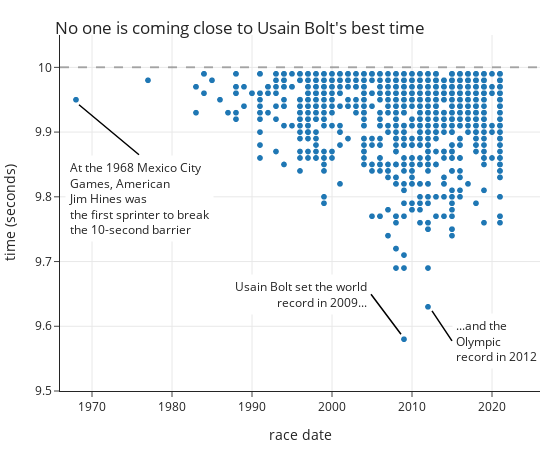

Notebook code cell kept with this figure:
### Markdown cell above
When we want to prepare a plot for other people to read, we consider the
plot's takeaway message. In this case, our main message is two-fold: the best runners have been getting faster over the past 50 years, and Usain Bolt's remarkable record time of 9.58 seconds set in 2009 remains untouched.
(In fact, the second-best race time also belongs to Bolt.)
We provide context to this plot by adding a title that directly states 
the main takeaway, units of measurement in the y-axis label, and annotations to key points in the scatter plot, including the two best race times that belong to Usain Bolt.
In addition, we add a horizontal reference line at 10 seconds to clarify that only times below 10 seconds are plotted, and we use a special symbol for the world record time to draw the reader's attention to this crucial point.

### Code cell
#title_100 = to_plotly_text('''No one is coming close to Usain Bolt's best times
#<sup>All times under 10 seconds in the outdoor men's 100-meter sprint,
#included are times from only electronic readings and under regular wind conditions</sup>''')

title_101 = "No one is coming close to Usain Bolt's best time"


fig = px.scatter(run, x='year', y='time', hover_name='name',
                 width=550, height=450)
fig.update_yaxes(range=[9.5, 10.05], title="time (seconds)")
fig.update_xaxes(range=[1966, 2026], title="race date")
margin(fig, t=35)
fig.update_layout(title=dict(text=title_101, y=0.95, x=0.1, xanchor='left'))

fig.add_hline(y=10.0, line_width=2, line_dash="dash", line_color="black")


hines = to_plotly_text('''
At the 1968 Mexico City
Games, American
Jim Hines was
the first sprinter to break
the 10-second barrier
''')

anno_params=dict(bgcolor='white',
                 borderpad=3,
                 arrowcolor='black',
                 showarrow=True,
                 arrowwidth=1.5)

fig.add_annotation(x=1968, y=9.95,
                   ax=60,
                   ay=50,
                   xshift=3,
                   yshift=-5,
                   yanchor='top',
                   text=hines,
                   align='left',
                   **anno_params)

fig.add_annotation(x=2009, y=9.58,
                   ax=-30,
                   ay=-40,
                   xshift=-3,
                   yshift=5,
                   xanchor='right',
                   text='Usain Bolt set the world<br>record in 2009...',
                   align='right',
                   **anno_params)

fig.add_annotation(x=2012, y=9.63,
                   ax=20,
                   ay=30,
                   xshift=4,
                   yshift=-4,
                   xanchor='left',
                   text='...and the<br>Olympic<br>record in 2012',
                   align='left',
                   **anno_params)

fig.show()

### Figure 1 — Plotly figure (JSON) as saved in the notebook; plotly's stock layout.template omitted (floating-point values rounded to 4 significant figures; data arrays with more than 128 entries replaced by an {"elided": "..."} marker saying what was removed)
{"data": [{"hovertemplate": "<b>%{hovertext}</b><br><br>year=%{x}<br>time=%{y}<extra></extra>", "hovertext": {"elided": "1081 str values"}, "legendgroup": "", "marker": {"color": "#1F77B4", "symbol": "circle"}, "mode": "markers", "name": "", "showlegend": false, "type": "scattergl", "x": {"elided": "1081 int values"}, "xaxis": "x", "y": {"elided": "1081 float values"}, "yaxis": "y"}], "layout": {"annotations": [{"align": "left", "arrowcolor": "black", "arrowwidth": 1.5, "ax": 60, "ay": 50, "bgcolor": "white", "borderpad": 3, "showarrow": true, "text": "At the 1968 Mexico City<br>Games, American<br>Jim Hines was<br>the first sprinter to break<br>the 10-second barrier", "x": 1968, "xshift": 3, "y": 9.95, "yanchor": "top", "yshift": -5}, {"align": "right", "arrowcolor": "black", "arrowwidth": 1.5, "ax": -30, "ay": -40, "bgcolor": "white", "borderpad": 3, "showarrow": true, "text": "Usain Bolt set the world<br>record in 2009...", "x": 2009, "xanchor": "right", "xshift": -3, "y": 9.58, "yshift": 5}, {"align": "left", "arrowcolor": "black", "arrowwidth": 1.5, "ax": 20, "ay": 30, "bgcolor": "white", "borderpad": 3, "showarrow": true, "text": "...and the<br>Olympic<br>record in 2012", "x": 2012, "xanchor": "left", "xshift": 4, "y": 9.63, "yshift": -4}], "height": 450, "legend": {"tracegroupgap": 0}, "margin": {"t": 35}, "shapes": [{"line": {"color": "black", "dash": "dash", "width": 2}, "type": "line", "x0": 0, "x1": 1, "xref": "x domain", "y0": 10, "y1": 10, "yref": "y"}], "title": {"text": "No one is coming close to Usain Bolt's best time", "x": 0.1, "xanchor": "left", "y": 0.95}, "width": 550, "xaxis": {"anchor": "y", "domain": [0, 1], "range": [1966, 2026], "title": {"text": "race date"}, "type": "linear"}, "yaxis": {"anchor": "x", "domain": [0, 1], "range": [9.5, 10.05], "title": {"text": "time (seconds)"}, "type": "linear"}}}
